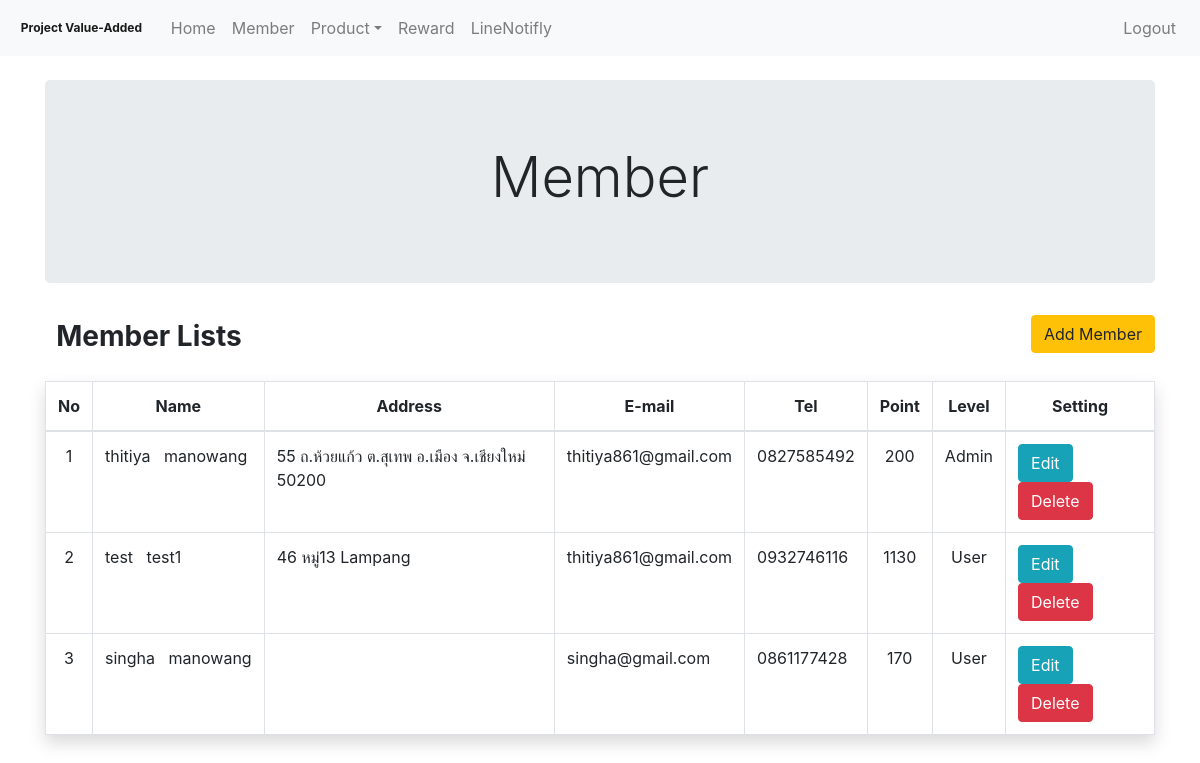
The page /Admin/member.php on the database as committed earlier.
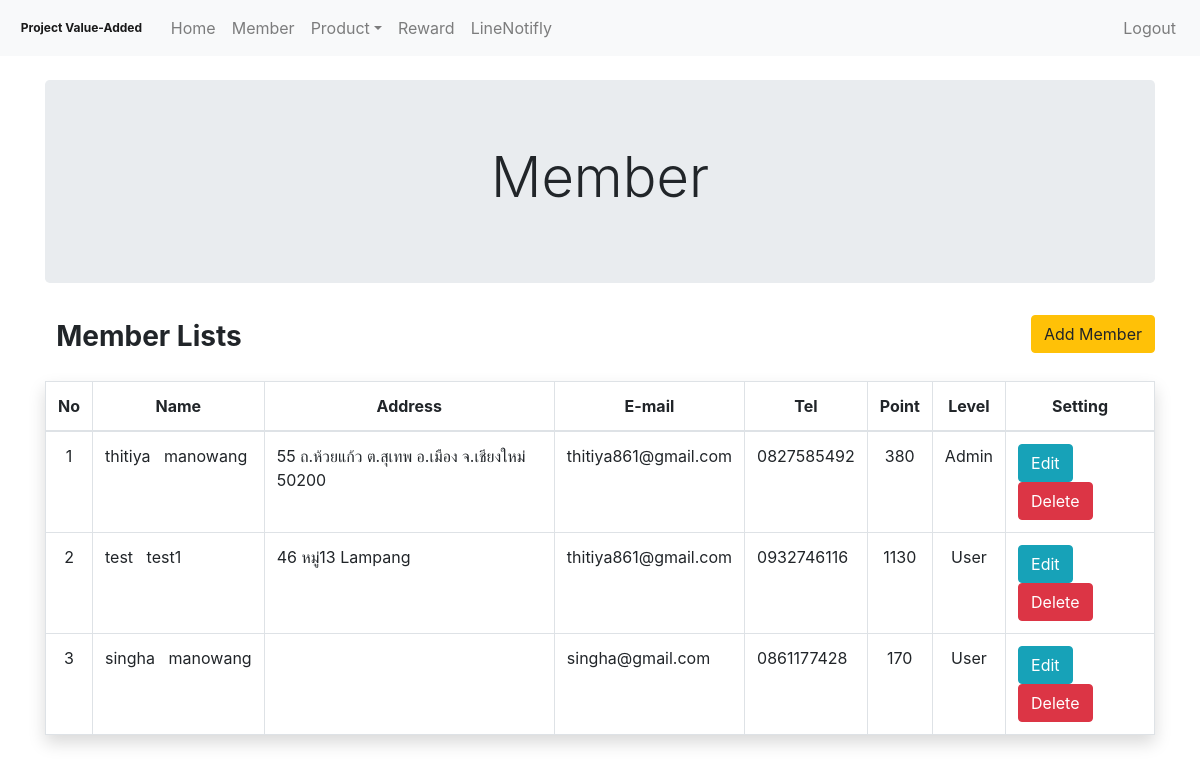
The same page on the database as committed later.
### tables this page shows
CREATE TABLE `user` (
  `id_user` int(5) NOT NULL COMMENT 'primary key',
  `phone_user` varchar(10) NOT NULL,
  `password_user` varchar(20) NOT NULL,
  `firstname_user` varchar(255) NOT NULL,
  `lastname_user` varchar(255) NOT NULL,
  `address_user` varchar(255) NOT NULL,
  `email_user` varchar(255) NOT NULL,
  `total_point_user` int(5) NOT NULL,
  `img_user` varchar(255) NOT NULL,
  `id_permission_user` int(1) NOT NULL COMMENT 'foreign key',
  `user_active` int(1) NOT NULL
);

### Admin/member.php (called while the page is built, shortened)
<?php
include "./src/component/header.php";
include "./src/component/nev.php";
include "./src/views/member_modal.php";
include "./src/component/footage.php";

### Admin/src/models/member_fetch.php (called while the page is built)
<?php
require "./../Mysql/Connect.php";
$q_fetch_lists = "SELECT id_user,firstname_user,lastname_user,address_user,email_user,phone_user,total_point_user,id_permission_user FROM user";
$result_fetch_lists = mysqli_query($dbcon, $q_fetch_lists);

### Admin/src/views/member_modal.php (the view)
<?php
require './src/models/member_fetch.php';
?>
<div class="container pt-4">
    <div class="row">
        <div class="col-12 text-center">
            <div class="jumbotron">
                <h1 class="display-4">Member</h1>
            </div>
        </div>
    </div>
    <div class="row">
        <div class="col-12 mb-3">
            <h1 class="badge " style="font-size: 1.75rem;">Member Lists </h1>
            <button type="button" class="btn btn-warning float-right" style="text-align: right" data-toggle="modal" data-target="#modal-add-member">
                Add Member
            </button>
        </div>
        <div class="col-12">
            <table class="table table-bordered shadow">
                <thead>
                    <tr class="text-center">
                        <th scope="col">No</th>
                        <th scope="col">Name</th>
                        <th scope="col">Address</th>
                        <th scope="col">E-mail</th>
                        <th scope="col">Tel</th>
                        <th scope="col">Point</th>
                        <th scope="col">Level</th>
                        <th scope="col">Setting</th>
                    </tr>
                </thead>
                <tbody>
                    <?php
                    $No = 0;
                    while ($lists_user = mysqli_fetch_assoc($result_fetch_lists)) {
                        $No = $No + 1;
                    ?>
                        <tr>
                            <td class="text-center"><?php echo ($No) ?></td>
                            <td><?php echo $lists_user['firstname_user'] . '&nbsp;&nbsp;&nbsp;' .  $lists_user['lastname_user']; ?></td>
                            <td><?php echo $lists_user['address_user']; ?></td>
                            <td><?php echo $lists_user['email_user']; ?></td>
                            <td><?php echo $lists_user['phone_user']; ?></td>
                            <td class="text-center"><?php echo $lists_user['total_point_user']; ?></td>
                            <td class="text-center"><?php
                                                    if ($lists_user['id_permission_user'] == "1") {
                                                        echo ("Admin");
                                                    } else if ($lists_user['id_permission_user'] == "2") {
                                                        echo ("User");
                                                    }
                                                    ?></td>
                            <td>
                                <button class="btn btn-info btn_edit_detail_user" id="<?php echo $lists_user['id_user']; ?>">Edit</button>
                                <button class="btn btn-danger member_delete" id="<?php echo $lists_user['id_user']; ?>">Delete</button>
                            </td>
                        </tr>
                    <?php } ?>
                </tbody>
            </table>
        </div>
    </div>
</div>

Rows that differ between the two databases and show on the page:
changed user "thitiya": total_point_user "200" → "380"
